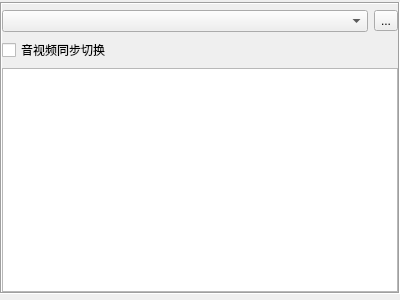
<?xml version="1.0" encoding="UTF-8"?>
<ui version="4.0">
 <class>BCMatrixInput</class>
 <widget class="QWidget" name="BCMatrixInput">
  <property name="geometry">
   <rect>
    <x>0</x>
    <y>0</y>
    <width>400</width>
    <height>300</height>
   </rect>
  </property>
  <property name="windowTitle">
   <string>Form</string>
  </property>
  <layout class="QGridLayout" name="gridLayout">
   <property name="leftMargin">
    <number>0</number>
   </property>
   <property name="topMargin">
    <number>2</number>
   </property>
   <property name="rightMargin">
    <number>0</number>
   </property>
   <property name="bottomMargin">
    <number>6</number>
   </property>
   <property name="spacing">
    <number>0</number>
   </property>
   <item row="0" column="0">
    <layout class="QVBoxLayout" name="verticalLayout"/>
   </item>
   <item row="1" column="0">
    <widget class="QFrame" name="frame">
     <property name="frameShape">
      <enum>QFrame::Box</enum>
     </property>
     <property name="frameShadow">
      <enum>QFrame::Sunken</enum>
     </property>
     <layout class="QGridLayout" name="gridLayout_2">
      <property name="leftMargin">
       <number>0</number>
      </property>
      <property name="topMargin">
       <number>6</number>
      </property>
      <property name="rightMargin">
       <number>0</number>
      </property>
      <property name="bottomMargin">
       <number>0</number>
      </property>
      <property name="verticalSpacing">
       <number>6</number>
      </property>
      <item row="0" column="0">
       <widget class="QComboBox" name="comboBox"/>
      </item>
      <item row="0" column="1">
       <widget class="QToolButton" name="toolButton">
        <property name="text">
         <string>...</string>
        </property>
       </widget>
      </item>
      <item row="1" column="0">
       <widget class="QCheckBox" name="checkBox">
        <property name="text">
         <string>音视频同步切换</string>
        </property>
       </widget>
      </item>
      <item row="2" column="0" colspan="2">
       <widget class="QListWidget" name="listWidget"/>
      </item>
     </layout>
    </widget>
   </item>
  </layout>
 </widget>
 <resources/>
 <connections/>
</ui>
